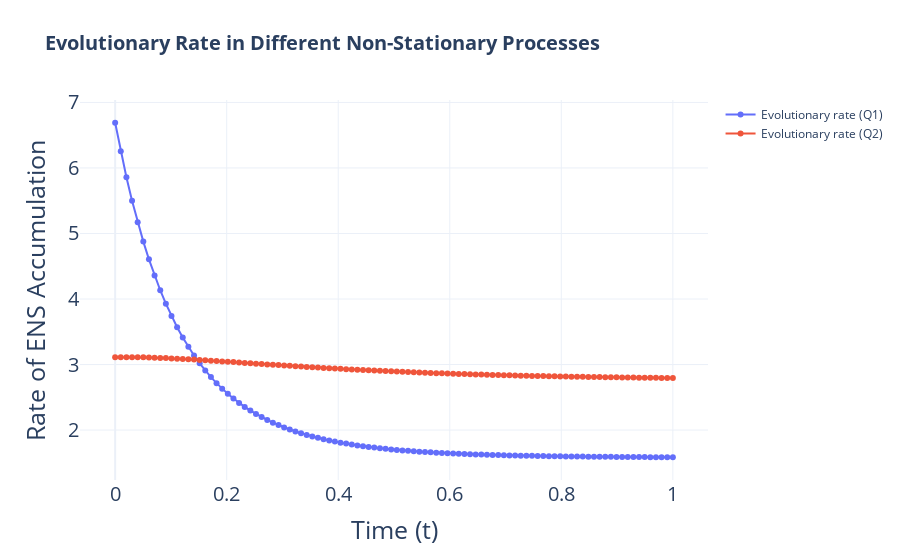

Notebook cell for this chart:
### Code cell
mu_range1, mu_prime_range1 = mu_mu_prime_range(Q2*0.6, test_nst_array3, t_range_large)
mu_range0, mu_prime_range0 = mu_mu_prime_range(Q1, test_nst_array3, t_range_large)
mu_range2, mu_prime_range2 = mu_mu_prime_range(Q3, test_nst_array3, t_range_large)
mu_change = abs(np.array(mu_range0) - np.array(mu_range1))

fig = go.Figure()

# Add traces
fig.add_trace(go.Scatter(x=t_range_large, y=mu_range0, mode='lines+markers', name='Evolutionary rate (Q1)'))
fig.add_trace(go.Scatter(x=t_range_large, y=mu_range1, mode='lines+markers', name='Evolutionary rate (Q2)'))
# fig.add_trace(go.Scatter(x=t_range_large, y=mu_range2, mode='lines+markers', name='mu_range2 (Q3)'))

# Update layout
fig.update_layout(
    title='<b>Evolutionary Rate in Different Non-Stationary Processes</b>',
    xaxis_title='Time (t)',
    yaxis_title='Rate of ENS Accumulation',
    template='plotly_white',
    title_font=dict(size=20),
    xaxis=dict(
        title_font=dict(size=25),
        tickfont=dict(size=20),
    ),
    yaxis=dict(
        title_font=dict(size=25),
        tickfont=dict(size=20),
    )
)

fig.show()
